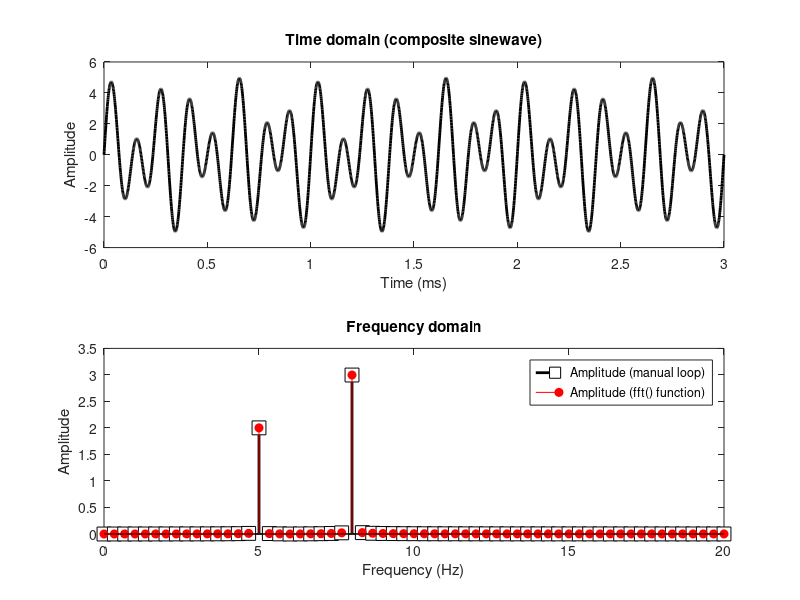
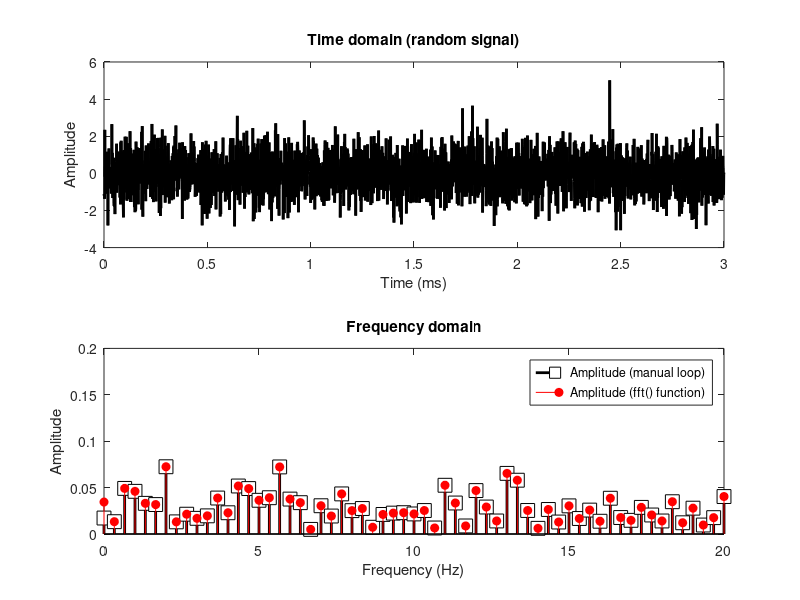
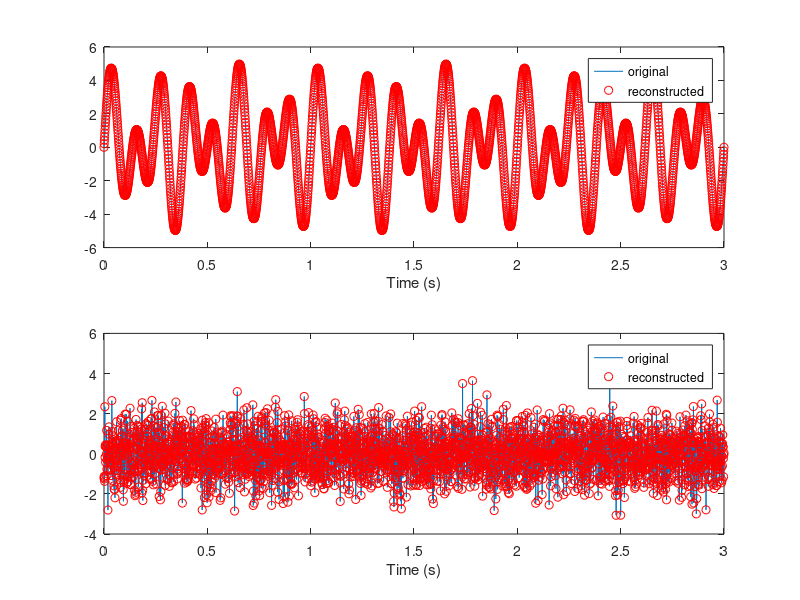
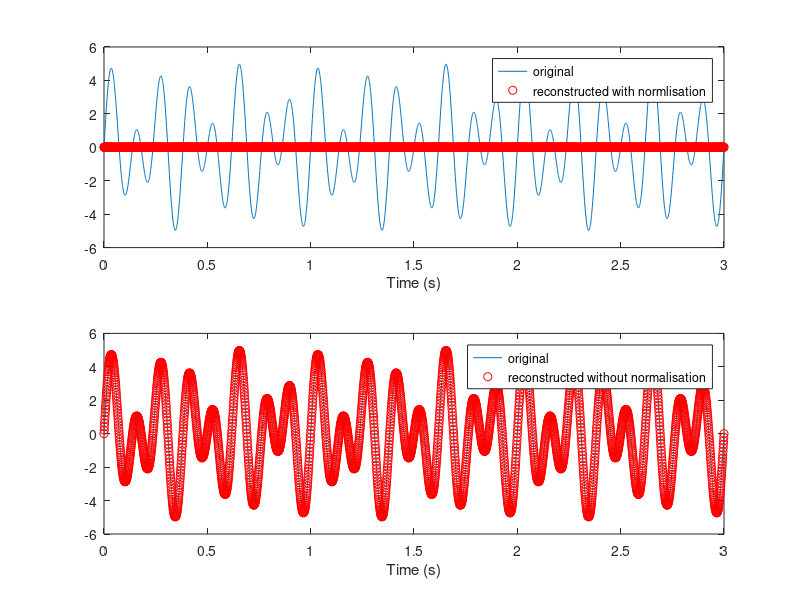

MATLAB code for these plots, in order:
%% Exercises from section 4

clear, clc

%% Exercise 1

% Open a new script in MATLAB or Python and program the loop-based discrete inverse Fourier
% transform from scratch. Test it by generating a random vector, taking the forward Fourier
% transform, then the inverse Fourier transform, and then compare the original to the 
% reconstructed signal

% compute the direct FT
srate = 1/1000;
time = 0:srate:3;
pnts = length(time);

freq1 = 5; freq2 = 8;
ampl1 = 2; ampl2 = 3;

wave_signal = ampl1*sin(2*pi*freq1*time) + ampl2*sin(2*pi*freq2*time);
rand_signal = randn(1,pnts);

FourTime = (0:pnts-1) / pnts;

Wcoeffs = zeros(size(time));
Rcoeffs = zeros(size(time));

for i = 1:pnts
    
    csw = exp(-1i*2*pi*(i-1)*FourTime);
    
    Wcoeffs(i) = sum(csw.*wave_signal);
    Rcoeffs(i) = sum(csw.*rand_signal);
    
end

Wamplitude = abs(Wcoeffs/pnts);
Wamplitude(2:end) = 2*Wamplitude(2:end);

Ramplitude = abs(Rcoeffs/pnts);
Ramplitude(2:end) = 2*Ramplitude(2:end);

hz = linspace(0, (1/srate)/2, floor(pnts/2)+1);


% plotting wave signal
figure(1), clf
subplot(211)
plot(time,wave_signal,'k','linew',2)
xlabel('Time (ms)')
ylabel('Amplitude')
title('Time domain (composite sinewave)')

subplot(212)
stem(hz,Wamplitude(1:length(hz)),'ks-','linew',2,'markerfacecolor','w','markersize',10)
hold on

fCoefsF = fft(wave_signal)/length(time);
amplsF  = 2*abs(fCoefsF);
stem(hz,amplsF(1:length(hz)),'ro','markerfacecolor','r')

set(gca,'xlim',[0 20],'ylim',[0,3.5])
legend({'Amplitude (manual loop)';'Amplitude (fft() function)'})
xlabel('Frequency (Hz)')
ylabel('Amplitude')
title('Frequency domain')


% plotting random signal
figure(2), clf
subplot(211)
plot(time,rand_signal,'k','linew',2)
xlabel('Time (ms)')
ylabel('Amplitude')
title('Time domain (random signal)')

subplot(212)
stem(hz,Ramplitude(1:length(hz)),'ks-','linew',2,'markerfacecolor','w','markersize',10)
hold on

fCoefsF = fft(rand_signal)/pnts;
amplsF  = 2*abs(fCoefsF);
stem(hz,amplsF(1:length(hz)),'ro','markerfacecolor','r')

set(gca,'xlim',[0 20],'ylim',[0,0.2])
legend({'Amplitude (manual loop)';'Amplitude (fft() function)'})
xlabel('Frequency (Hz)')
ylabel('Amplitude')
title('Frequency domain')

% compute the inverse FT
rec_wave_signal = zeros(size(wave_signal));
rec_rand_signal = zeros(size(rand_signal));

for j = 1:pnts
    
    csw = exp(1i*2*pi*(j-1)*FourTime);
    
    w_csw = csw * Wcoeffs(j);
    r_csw = csw * Rcoeffs(j);
    
    rec_wave_signal = rec_wave_signal + w_csw;
    rec_rand_signal = rec_rand_signal + r_csw;
    
end

rec_wave_signal = rec_wave_signal / pnts;
rec_rand_signal = rec_rand_signal / pnts;

% plotting the reconstructed signals
figure(3), clf
subplot(211)
plot(time,wave_signal)
hold on
plot(time,real(rec_wave_signal),'ro')
legend({'original';'reconstructed'})
xlabel('Time (s)')

subplot(212)
plot(time,rand_signal)
hold on
plot(time,real(rec_rand_signal),'ro')
legend({'original';'reconstructed'})
xlabel('Time (s)')

%% Exercise 2

clear, clc

% In a previous section, I mentioned two normalizations to apply to the output of the Fourier
% transform when interpreting amplitude or power. Do you still need to normalize when applying
% the inverse Fourier transform? To find out, generate a signal, take its Fourier transform, and then
% apply the inverse Fourier transform. Compute the inverse twice: Once without normalizing the
% Fourier coefficients before computing the inverse, and once with normalizations before computing
% the inverse.

srate = 1/1000;
time = 0:srate:3;
pnts = length(time);
freq1 = 5; freq2 = 8;
ampl1 = 2; ampl2 = 3;

signal = ampl1*sin(2*pi*freq1*time) + ampl2*sin(2*pi*freq2*time);

fCoefsF1 = fft(signal)/pnts;
amplsF1  = 2*abs(fCoefsF1);

fCoefsF2 = fft(signal);

rec_norm_signal = ifft(amplsF1);
rec_nnor_signal = ifft(fCoefsF2);

% plotting the reconstructed signals
figure(4), clf
subplot(211)
plot(time,signal)
hold on
plot(time,real(rec_norm_signal),'ro')
legend({'original';'reconstructed with normlisation'})
xlabel('Time (s)')

subplot(212)
plot(time,signal)
hold on
plot(time,real(rec_nnor_signal),'ro')
legend({'original';'reconstructed without normalisation'})
xlabel('Time (s)')

%% Exercises 3-5

clear, clc

% Create a 1-second sine wave at 5 Hz using 100 Hz sampling rate. This signal will be used for
% the remaining exercises. Compute the Fourier transform and obtain two copies of the Fourier
% coefficients—one for plotting, and the other for modulating. Then plot the time-domain signal
% in the top panel and the amplitude spectrum on the bottom panel.

srate = 1/100;
time = 0:srate:1-srate;
pnts = length(time);
freq1 = 5; 
ampl1 = 1;

signal = ampl1*sin(2*pi*freq1*time);

fCoefsF1 = fft(signal);
fCoefsF2 = fft(signal);

hz = linspace(0,(1/srate)/2,floor(pnts/2)+1);

% plotting
figure(5), clf
subplot(211)
plot(time,signal,'linew',2)
title('Time domain signal')
xlabel('Time (s)')

subplot(212)
stem(1:pnts,abs(fCoefsF1),'s-','linew',2,'markersize',10,'markerfacecolor','w')
title('Frequency spectrum')
xlabel('Time (s)')

% Change the phase of the 5 Hz component while preserving the amplitude. To do this, you need
% to transform the 5 Hz Fourier coefficient to its Euler notation (ae^{ith}), then change th and then
% replace the 5 Hz coefficient in the extra copy of the Fourier coefficients. (Hint: don’t forget
% about the negative frequencies!) Plot the two time-domain signals (original and reconstructed)
% on top of each other.

new_phase = pi/8;
[~, fidx] = min(abs(hz-freq1));

fCoefsF2(fidx) = abs(fCoefsF1(fidx)) * exp(1i*new_phase);
fCoefsF2(end-fidx+2) = abs(fCoefsF1(end-fidx+2)) * exp(-1i*new_phase);

rec_signal = real(ifft(fCoefsF2));

% plotting
figure(6), clf
subplot(311)
plot(time,signal)
hold on
plot(time,rec_signal,'ro')
title('Positive and negative phase modulation (pi/8)')
legend({'original';'rec. after phase modulation'})
xlabel('Time (s)')
set(gca,'xlim',[0 1],'ylim',[-1.05,1.05])


% Comment out the line where you modulate the negative frequency component, and set the phase
% of +5 Hz to be pi/2. What happens to the reconstructed signal and why? Try it again with the
% phase set to pi/4.

new_phase = pi/2;

fCoefsF2 = fft(signal);
fCoefsF2(fidx) = abs(fCoefsF1(fidx)) * exp(1i*new_phase);
%fCoefsF2(end-fidx+1) = abs(fCoefsF1(end-fidx+1)) * exp(-1i*new_phase);

rec_signal = real(ifft(fCoefsF2));

% plotting
subplot(312)
plot(time,signal)
hold on
plot(time,rec_signal,'ro')
title('Positive phase modulation only (pi/2)')
legend({'original';'rec. after phase modulation'})
xlabel('Time (s)')
set(gca,'xlim',[0 1],'ylim',[-1.05,1.05])


new_phase = pi/4;

fCoefsF2 = fft(signal);
fCoefsF2(fidx) = abs(fCoefsF1(fidx)) * exp(1i*new_phase);
%fCoefsF2(end-fidx+1) = abs(fCoefsF1(end-fidx+1)) * exp(-1i*new_phase);

rec_signal = real(ifft(fCoefsF2));

% plotting
subplot(313)
plot(time,signal)
hold on
plot(time,rec_signal,'ro')
title('Positive phase modulation only (pi/4)')
legend({'original';'rec. after phase modulation'})
xlabel('Time (s)')
set(gca,'xlim',[0 1],'ylim',[-1.05,1.05])

%% Exercises 6-7

% Repeat questions 4 and 5 but simulate the signal for 0.9 seconds instead of 1.0 seconds. How
% are the results different and why?

srate = 1/100;
time = 0:srate:0.9-srate;
pnts = length(time);
freq1 = 5; 
ampl1 = 1;

signal = ampl1*sin(2*pi*freq1*time);

fCoefsF1 = fft(signal);
fCoefsF2 = fft(signal);

hz = linspace(0,(1/srate)/2,floor(pnts/2)+1);

% plotting
figure(7), clf
subplot(211)
plot(time,signal,'linew',2)
title('Time domain signal (incomplete cicle)')
xlabel('Time (s)')

subplot(212)
stem(1:pnts,abs(fCoefsF1),'s-','linew',2,'markersize',10,'markerfacecolor','w')
title('Frequency spectrum')
xlabel('Time (s)')

% change phases

new_phase = pi/8;
[~, fidx] = min(abs(hz-freq1));

fCoefsF2(fidx) = abs(fCoefsF1(fidx)) * exp(1i*new_phase);
fCoefsF2(end-fidx+2) = abs(fCoefsF1(end-fidx+2)) * exp(-1i*new_phase);

rec_signal = real(ifft(fCoefsF2));

% plotting
figure(8), clf
subplot(311)
plot(time,signal)
hold on
plot(time,rec_signal,'ro')
title('Positive and negative phase modulation (pi/8)')
legend({'original (incomplete cicle)';'rec. after phase modulation'})
xlabel('Time (s)')
set(gca,'xlim',[0 1],'ylim',[-1.05,1.05])

new_phase = pi/2;

fCoefsF2 = fft(signal);
fCoefsF2(fidx) = abs(fCoefsF1(fidx)) * exp(1i*new_phase);
%fCoefsF2(end-fidx+1) = abs(fCoefsF1(end-fidx+1)) * exp(-1i*new_phase);

rec_signal = real(ifft(fCoefsF2));

% plotting
subplot(312)
plot(time,signal)
hold on
plot(time,rec_signal,'ro')
title('Positive phase modulation only (pi/2)')
legend({'original (incomplete cicle)';'rec. after phase modulation'})
xlabel('Time (s)')
set(gca,'xlim',[0 1],'ylim',[-1.05,1.05])

new_phase = pi/4;

fCoefsF2 = fft(signal);
fCoefsF2(fidx) = abs(fCoefsF1(fidx)) * exp(1i*new_phase);
%fCoefsF2(end-fidx+1) = abs(fCoefsF1(end-fidx+1)) * exp(-1i*new_phase);

rec_signal = real(ifft(fCoefsF2));

% plotting
subplot(313)
plot(time,signal)
hold on
plot(time,rec_signal,'ro')
title('Positive phase modulation only (pi/4)')
legend({'original (incomplete cicle)';'rec. after phase modulation'})
xlabel('Time (s)')
set(gca,'xlim',[0 1],'ylim',[-1.05,1.05])

% To understand these effects better, make a plot that shows the Fourier coefficients in the complex
% plane. Show the positive and negative coefficients for the original and modified spectra.

fCoefsF1 = fft(signal);
fCoefsF2 = fft(signal);

new_phase = pi/8;
[~, fidx] = min(abs(hz-freq1));
fCoefsF2(fidx) = abs(fCoefsF1(fidx)) * exp(1i*new_phase);
fCoefsF2(end-fidx+2) = abs(fCoefsF1(end-fidx+2)) * exp(-1i*new_phase);

fCoefsF1 = fCoefsF1/length(time);
fCoefsF2 = fCoefsF2/length(time);

figure(9), clf
plot(real(fCoefsF1(fidx)),imag(fCoefsF1(fidx)),'ro','markerfacecolor','r','markersize',12)
hold on
plot(real(fCoefsF1(end-fidx+2)),imag(fCoefsF1(end-fidx+2)),'rs','markerfacecolor','r','markersize',12)
plot(real(fCoefsF2(fidx)),imag(fCoefsF2(fidx)),'ko','markerfacecolor','k','markersize',12)
hold on
plot(real(fCoefsF2(end-fidx+2)),imag(fCoefsF2(end-fidx+2)),'ks','markerfacecolor','k','markersize',12)

axis([-1 1 -1 1]), grid on
plot(get(gca,'xlim'),[0 0],'k')
plot([0 0],get(gca,'xlim'),'k')
legend({'Orig +ve';'Orig -ve';'Mod +ve';'Mod -ve'})
axis square
xlabel('Real'), ylabel('Imag')
title('Fourier coefficients in the complex plane')
